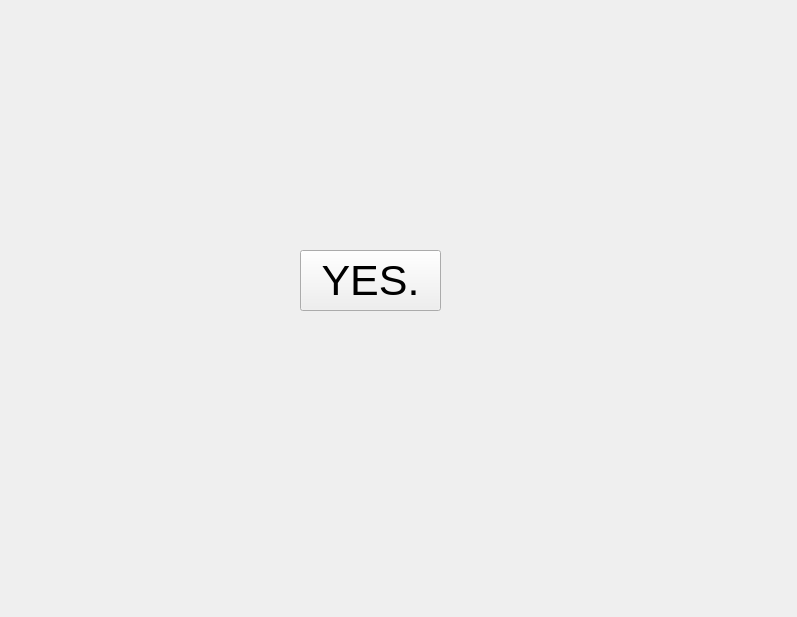
<?xml version="1.0" encoding="UTF-8"?>
<ui version="4.0">
 <class>Form</class>
 <widget class="QWidget" name="Form">
  <property name="geometry">
   <rect>
    <x>0</x>
    <y>0</y>
    <width>797</width>
    <height>617</height>
   </rect>
  </property>
  <property name="windowTitle">
   <string>Form</string>
  </property>
  <widget class="QPushButton" name="pushButton">
   <property name="geometry">
    <rect>
     <x>300</x>
     <y>250</y>
     <width>141</width>
     <height>61</height>
    </rect>
   </property>
   <property name="font">
    <font>
     <pointsize>32</pointsize>
    </font>
   </property>
   <property name="text">
    <string>YES.</string>
   </property>
  </widget>
 </widget>
 <resources/>
 <connections/>
</ui>
